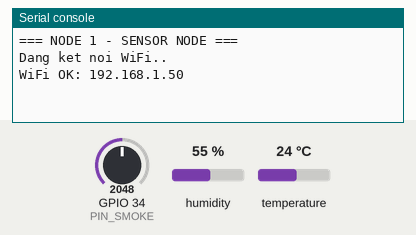
This program was run on a simulated ESP32 board running MicroPython. Parts: the last lines printed to the serial console. Wiring (from the project's diagram.json): DHT22 sensor on GPIO 15, potentiometer on GPIO 34. Inputs (shaded band) come from the test bench; at power-on: GPIO 34 (PIN_SMOKE) = 2048, humidity 55 %, temperature 24 °C (analog values on the 0–4095 scale). WiFi joins after 1.5 s; no MQTT or app messages arrive unless stated.

Above: at 3.9 s.
4.0 s: GPIO 34 (PIN_SMOKE) set to 2388
5.5 s: GPIO 34 (PIN_SMOKE) set to 2510
At 10.1 s:
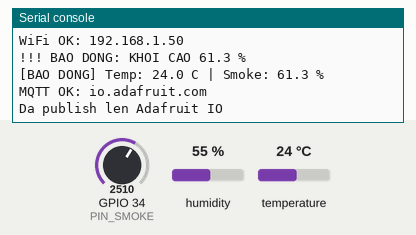
10.4 s: GPIO 34 (PIN_SMOKE) set to 2084
11.9 s: GPIO 34 (PIN_SMOKE) set to 2006
At 17.6 s:
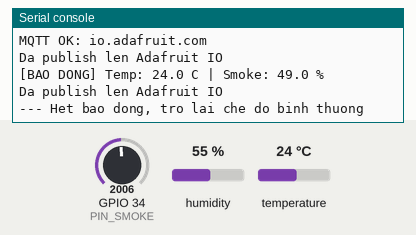

Measured:
- the behaviour switches between 2456 and 2457 on GPIO 34 (PIN_SMOKE) (found by bisection; images 0 and 1)
- the behaviour switches between 2048 and 2047 on GPIO 34 (PIN_SMOKE) (found by bisection; images 1 and 2)
- after the input at 5.5 s, the serial console: prints a new line after 3.4 s (image 1)
- after the input at 11.9 s, the serial console: prints a new line after 1.9 s (image 2)

The program:

main.py
```python
# ============================================================
#  NODE 1 - TRAM CAM BIEN (Sensor Node) - ESP32 + MicroPython
#  - DHT22 (GPIO 15): nhiet do
#  - Chiet ap (GPIO 34): gia lap khoi MQ-2
#  - Loc nhieu -> publish MQTT len Adafruit IO (feed: temp, smoke)
#  - Phat hien QUA NHIET / KHOI CAO -> publish NGAY va gui day hon
# ============================================================
import time
import network
import dht
from machine import Pin, ADC
from umqtt.simple import MQTTClient

# ================= CAU HINH (SUA CHO DUNG) =================
WIFI_SSID = "Wokwi-GUEST"
WIFI_PASS = ""

AIO_SERVER = "io.adafruit.com"
AIO_PORT = 1883
AIO_USER = "Lyts"
AIO_KEY = "aio_tFIS8654si3INGD0flKFNgeLWvIw"
CLIENT_ID = "esp32-node1-sensor"

FEED_TEMP = "temp"                 # Ten feed (chu thuong)
FEED_SMOKE = "smoke"

PIN_DHT = 15                       # DATA cua DHT22 (pull-up 10k len 3V3)
PIN_SMOKE = 34                     # ADC1 - doc chiet ap

SAMPLE_INTERVAL_MS = 2000          # Chu ky lay mau (DHT22 >= 2s/lan)
PUBLISH_INTERVAL_MS = 10000        # Chu ky gui binh thuong
ALERT_PUBLISH_INTERVAL_MS = 5000   # Chu ky gui khi dang bao dong

TEMP_WINDOW = 5                    # Cua so trung vi cho nhiet do
SMOKE_WINDOW = 3                   # Cua so trung vi cho khoi
ADC_SAMPLES = 20                   # So mau ADC moi lan lay mau
ADC_MAX = 4095

# ---- Nguong canh bao (thong nhat voi nhom / Project 4) ----
TEMP_ALERT = 45.0                  # Qua nhiet khi nhiet do > 45 do C
TEMP_CLEAR = 43.0                  # Het qua nhiet khi < 43 do C (tranh nhap nhay)
SMOKE_ALERT = 60.0                 # Khoi cao khi >= 60 %
SMOKE_CLEAR = 50.0                 # Het khoi cao khi < 50 %
CONFIRM_SAMPLES = 2                # Vuot nguong lien tiep 2 mau (~4 giay) moi bao dong
CLEAR_SAMPLES = 3                  # Binh thuong lien tiep 3 mau (~6 giay) moi tat bao dong
DHT_FAIL_LIMIT = 3                 # Loi DHT22 lien tiep -> bo du lieu nhiet do cu
# ===========================================================

TOPIC_TEMP = "{}/feeds/{}".format(AIO_USER, FEED_TEMP)
TOPIC_SMOKE = "{}/feeds/{}".format(AIO_USER, FEED_SMOKE)

sensor = dht.DHT22(Pin(PIN_DHT))
adc = ADC(Pin(PIN_SMOKE))
adc.atten(ADC.ATTN_11DB)           # Dai do 0 - ~3.3V
adc.width(ADC.WIDTH_12BIT)         # 0 - 4095

temp_buf = []
smoke_buf = []
dht_fail = 0

# Trang thai bao dong
alarm = False
over_count = 0
under_count = 0
last_temp_raw = None
last_smoke_raw = 0.0


# ---------------- LOC NHIEU ----------------
def median(values):
    s = sorted(values)
    n = len(s)
    mid = n // 2
    if n % 2:
        return s[mid]
    return (s[mid - 1] + s[mid]) / 2


def push(buf, value, size):
    buf.append(value)
    if len(buf) > size:
        buf.pop(0)


def sample_smoke():
    """20 mau ADC, bo 20% thap/cao nhat, lay trung binh -> % (0-100)."""
    raw = []
    for _ in range(ADC_SAMPLES):
        raw.append(adc.read())
        time.sleep_ms(5)
    raw.sort()
    cut = ADC_SAMPLES // 5
    trimmed = raw[cut:ADC_SAMPLES - cut]
    avg = min(sum(trimmed) / len(trimmed), ADC_MAX)
    return avg * 100 / ADC_MAX


def sample_temp():
    """Doc DHT22. Hop le -> nhiet do, loi -> None (dem so lan loi lien tiep)."""
    global dht_fail
    try:
        sensor.measure()
        t = sensor.temperature()
        if -40 <= t <= 80:
            dht_fail = 0
            return t
    except OSError as e:
        print("Loi doc DHT22:", e)
    dht_fail += 1
    if dht_fail >= DHT_FAIL_LIMIT and temp_buf:
        temp_buf.clear()           # Khong gui lai so lieu cu khi cam bien mat tin hieu
        print("CANH BAO: DHT22 mat tin hieu, bo du lieu nhiet do cu")
    return None


def take_samples():
    """Lay mau, dua vao bo loc, cap nhat gia tri tuc thoi cho phat hien bao dong."""
    global last_temp_raw, last_smoke_raw
    t = sample_temp()
    last_temp_raw = t
    if t is not None:
        push(temp_buf, t, TEMP_WINDOW)
    last_smoke_raw = sample_smoke()
    push(smoke_buf, last_smoke_raw, SMOKE_WINDOW)


def filtered_values():
    t = round(median(temp_buf), 1) if temp_buf else None
    s = round(median(smoke_buf), 1) if smoke_buf else None
    return t, s


# ---------------- PHAT HIEN QUA NHIET / KHOI ----------------
def update_alarm():
    """Cap nhat trang thai bao dong. Tra ve True neu VUA chuyen sang bao dong."""
    global alarm, over_count, under_count
    temp_hot = last_temp_raw is not None and last_temp_raw > TEMP_ALERT
    smoke_hot = last_smoke_raw >= SMOKE_ALERT
    temp_ok = last_temp_raw is None or last_temp_raw < TEMP_CLEAR
    smoke_ok = last_smoke_raw < SMOKE_CLEAR

    just_started = False
    if temp_hot or smoke_hot:
        over_count += 1
        under_count = 0
    elif temp_ok and smoke_ok:
        under_count += 1
        over_count = 0
    # (o giua nguong bao dong va nguong tat: giu nguyen bo dem)

    if not alarm and over_count >= CONFIRM_SAMPLES:
        alarm = True
        just_started = True
        reasons = []
        if temp_hot:
            reasons.append("QUA NHIET {} C".format(last_temp_raw))
        if smoke_hot:
            reasons.append("KHOI CAO {:.1f} %".format(last_smoke_raw))
        print("!!! BAO DONG: " + " + ".join(reasons))
    elif alarm and under_count >= CLEAR_SAMPLES:
        alarm = False
        print("--- Het bao dong, tro lai che do binh thuong")
    return just_started


def values_to_send():
    """Khi bao dong: gui gia tri moi nhat (khong tre). Binh thuong: gia tri da loc."""
    t, s = filtered_values()
    if alarm:
        if last_temp_raw is not None:
            t = round(last_temp_raw, 1)
        s = round(last_smoke_raw, 1)
    return t, s


# ---------------- KET NOI ----------------
def connect_wifi():
    wlan = network.WLAN(network.STA_IF)
    if wlan.active() and wlan.isconnected():
        return True
    wlan.active(False)
    time.sleep_ms(300)
    wlan.active(True)
    time.sleep_ms(300)

    print("Dang ket noi WiFi", end="")
    wlan.connect(WIFI_SSID, WIFI_PASS)
    for _ in range(15):
        if wlan.isconnected():
            break
        print(".", end="")
        time.sleep(1)
    print()

    if wlan.isconnected():
        print("WiFi OK:", wlan.ifconfig()[0])
        return True
    print("Khong ket noi duoc WiFi (status = {})".format(wlan.status()))
    return False


def connect_mqtt():
    client = MQTTClient(CLIENT_ID, AIO_SERVER, port=AIO_PORT,
                        user=AIO_USER, password=AIO_KEY, keepalive=60)
    client.connect()
    print("MQTT OK:", AIO_SERVER)
    return client


def publish_data(client, temp, smoke):
    if temp is not None:
        client.publish(TOPIC_TEMP, str(temp))
    if smoke is not None:
        client.publish(TOPIC_SMOKE, str(smoke))


# ---------------- CHUONG TRINH CHINH ----------------
def main():
    print("=== NODE 1 - SENSOR NODE ===")

    if AIO_USER.startswith("YOUR_") or AIO_KEY.startswith("YOUR_"):
        print("CANH BAO: chua dien AIO_USER / AIO_KEY - se khong gui duoc len Adafruit IO")

    while not connect_wifi():
        time.sleep(3)

    client = None

    take_samples()
    last_sample = time.ticks_ms()
    last_publish = time.ticks_ms()

    while True:
        now = time.ticks_ms()
        force_publish = False

        # 1) Lay mau + kiem tra bao dong
        if time.ticks_diff(now, last_sample) >= SAMPLE_INTERVAL_MS:
            last_sample = now
            take_samples()
            if update_alarm():
                force_publish = True       # Vua bao dong -> gui NGAY

        # 2) Publish dinh ky (nhanh hon khi dang bao dong)
        interval = ALERT_PUBLISH_INTERVAL_MS if alarm else PUBLISH_INTERVAL_MS
        if force_publish or time.ticks_diff(now, last_publish) >= interval:
            last_publish = now
            temp, smoke = values_to_send()
            print("[{}] Temp: {} C | Smoke: {} %".format(
                "BAO DONG" if alarm else "BINH THUONG", temp, smoke))

            try:
                if client is None:
                    client = connect_mqtt()
                publish_data(client, temp, smoke)
                print("Da publish len Adafruit IO")
            except Exception as e:
                print("Loi MQTT:", e)
                try:
                    if client:
                        client.disconnect()
                except Exception:
                    pass
                client = None
                connect_wifi()

        time.sleep_ms(100)


if __name__ == "__main__":
    main()
```
